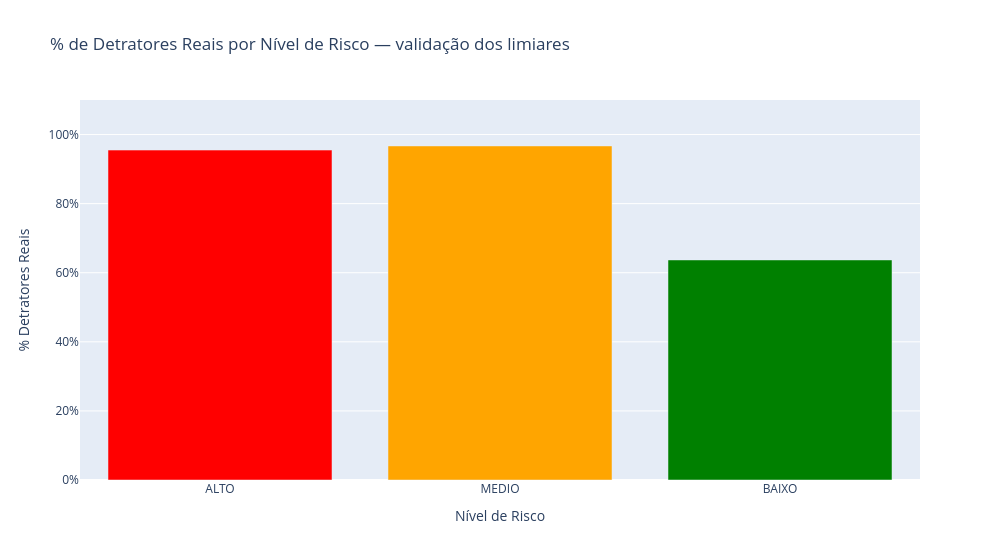

The code cell stored with this chart in its notebook:
### Code cell
# Gráfico interativo: % de detratores reais por nível de risco
# Este gráfico valida se os níveis de risco fazem sentido:
# o grupo ALTO deve ter a maior % de detratores reais

ordem = ['ALTO', 'MEDIO', 'BAIXO']
cores = {'ALTO': 'red', 'MEDIO': 'orange', 'BAIXO': 'green'}

# Filtra apenas os níveis que existem no resultado
niveis_presentes = [n for n in ordem if n in resumo.index]
pct_por_nivel = resumo.loc[niveis_presentes, 'pct_detratores']

fig = px.bar(
    x=pct_por_nivel.index,
    y=pct_por_nivel.values,
    color=pct_por_nivel.index,
    color_discrete_map=cores,
    width=1000,
    title='% de Detratores Reais por Nível de Risco — validação dos limiares',
    labels={'x': 'Nível de Risco', 'y': '% Detratores Reais'}
)
fig.update_layout(showlegend=False)
fig.update_yaxes(tickformat='.0%', range=[0, 1.1])
fig.show()

### Figure 1 — Plotly figure (JSON) as saved in the notebook; plotly's stock layout.template omitted (floating-point values rounded to 4 significant figures)
{"data": [{"hovertemplate": "color=ALTO<br>Nível de Risco=%{x}<br>% Detratores Reais=%{y}<extra></extra>", "legendgroup": "ALTO", "marker": {"color": "red", "pattern": {"shape": ""}}, "name": "ALTO", "orientation": "v", "showlegend": true, "textposition": "auto", "type": "bar", "x": ["ALTO"], "xaxis": "x", "y": [0.955], "yaxis": "y"}, {"hovertemplate": "color=MEDIO<br>Nível de Risco=%{x}<br>% Detratores Reais=%{y}<extra></extra>", "legendgroup": "MEDIO", "marker": {"color": "orange", "pattern": {"shape": ""}}, "name": "MEDIO", "orientation": "v", "showlegend": true, "textposition": "auto", "type": "bar", "x": ["MEDIO"], "xaxis": "x", "y": [0.967], "yaxis": "y"}, {"hovertemplate": "color=BAIXO<br>Nível de Risco=%{x}<br>% Detratores Reais=%{y}<extra></extra>", "legendgroup": "BAIXO", "marker": {"color": "green", "pattern": {"shape": ""}}, "name": "BAIXO", "orientation": "v", "showlegend": true, "textposition": "auto", "type": "bar", "x": ["BAIXO"], "xaxis": "x", "y": [0.637], "yaxis": "y"}], "layout": {"barmode": "relative", "legend": {"title": {"text": "color"}, "tracegroupgap": 0}, "showlegend": false, "title": {"text": "% de Detratores Reais por Nível de Risco — validação dos limiares"}, "width": 1000, "xaxis": {"anchor": "y", "domain": [0, 1], "title": {"text": "Nível de Risco"}}, "yaxis": {"anchor": "x", "domain": [0, 1], "range": [0, 1.1], "tickformat": ".0%", "title": {"text": "% Detratores Reais"}}}}
